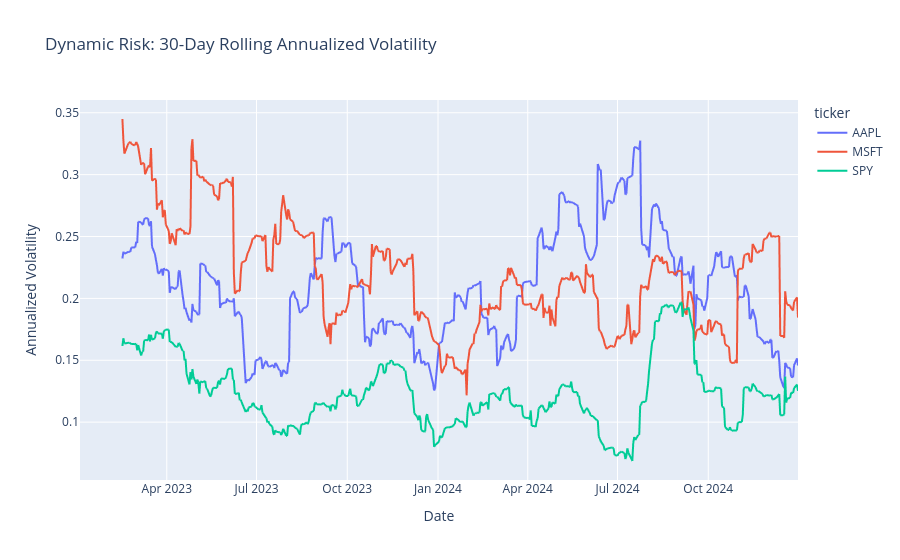

Notebook code for this chart:
### Code cell
fig = px.line(
    daily_returns, # Use of original DataFrame which contains NaN values of the rolling
    x="date", 
    y="rolling_vol_30d_ann", 
    color="ticker", 
    title="Dynamic Risk: 30-Day Rolling Annualized Volatility"
)

# Improving Axes Readability
fig.update_layout(
    yaxis_title="Annualized Volatility",
    xaxis_title="Date",
    hovermode="x unified"
)

fig.show()

### Figure 1 — Plotly figure (JSON) as saved in the notebook; plotly's stock layout.template omitted (floating-point values rounded to 4 significant figures; data arrays with more than 128 entries replaced by an {"elided": "..."} marker saying what was removed)
{"data": [{"hovertemplate": "ticker=AAPL<br>date=%{x}<br>rolling_vol_30d_ann=%{y}<extra></extra>", "legendgroup": "AAPL", "line": {"color": "#636efa", "dash": "solid"}, "marker": {"symbol": "circle"}, "mode": "lines", "name": "AAPL", "showlegend": true, "type": "scattergl", "x": {"elided": "502 str values"}, "xaxis": "x", "y": {"elided": "502 float values"}, "yaxis": "y"}, {"hovertemplate": "ticker=MSFT<br>date=%{x}<br>rolling_vol_30d_ann=%{y}<extra></extra>", "legendgroup": "MSFT", "line": {"color": "#EF553B", "dash": "solid"}, "marker": {"symbol": "circle"}, "mode": "lines", "name": "MSFT", "showlegend": true, "type": "scattergl", "x": {"elided": "502 str values"}, "xaxis": "x", "y": {"elided": "502 float values"}, "yaxis": "y"}, {"hovertemplate": "ticker=SPY<br>date=%{x}<br>rolling_vol_30d_ann=%{y}<extra></extra>", "legendgroup": "SPY", "line": {"color": "#00cc96", "dash": "solid"}, "marker": {"symbol": "circle"}, "mode": "lines", "name": "SPY", "showlegend": true, "type": "scattergl", "x": {"elided": "502 str values"}, "xaxis": "x", "y": {"elided": "502 float values"}, "yaxis": "y"}], "layout": {"hovermode": "x unified", "legend": {"title": {"text": "ticker"}, "tracegroupgap": 0}, "title": {"text": "Dynamic Risk: 30-Day Rolling Annualized Volatility"}, "xaxis": {"anchor": "y", "domain": [0, 1], "title": {"text": "Date"}}, "yaxis": {"anchor": "x", "domain": [0, 1], "title": {"text": "Annualized Volatility"}}}}
